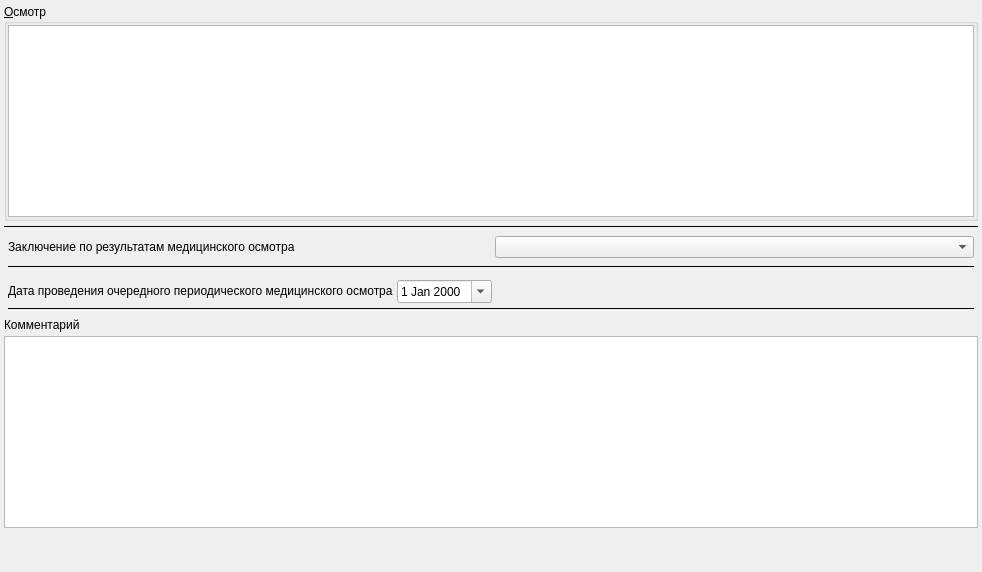
          <widget class="QWidget" name="tabResult">
           <attribute name="title">
            <string>Заключение</string>
           </attribute>
           <layout class="QGridLayout" name="gridLayout_7">
            <property name="margin">
             <number>4</number>
            </property>
            <property name="spacing">
             <number>4</number>
            </property>
            <item row="0" column="0">
             <widget class="QGroupBox" name="grpInspectionsResult">
              <property name="title">
               <string>&amp;Осмотр</string>
              </property>
              <layout class="QVBoxLayout" name="_5">
               <property name="spacing">
                <number>1</number>
               </property>
               <property name="margin">
                <number>1</number>
               </property>
               <item>
                <widget class="CInspectionsResultInDocTableView" name="tblInspectionsResult"/>
               </item>
              </layout>
             </widget>
            </item>
            <item row="8" column="0">
             <spacer name="verticalSpacer_2">
              <property name="orientation">
               <enum>Qt::Vertical</enum>
              </property>
              <property name="sizeHint" stdset="0">
               <size>
                <width>20</width>
                <height>40</height>
               </size>
              </property>
             </spacer>
            </item>
            <item row="2" column="0">
             <layout class="QGridLayout" name="gridLayout">
              <property name="margin">
               <number>4</number>
              </property>
              <property name="spacing">
               <number>7</number>
              </property>
              <item row="0" column="0">
               <widget class="QLabel" name="lblInfoResult">
                <property name="sizePolicy">
                 <sizepolicy hsizetype="Preferred" vsizetype="Fixed">
                  <horstretch>0</horstretch>
                  <verstretch>0</verstretch>
                 </sizepolicy>
                </property>
                <property name="text">
                 <string>Заключение по результатам медицинского осмотра</string>
                </property>
               </widget>
              </item>
              <item row="0" column="1">
               <widget class="CStrComboBox" name="cmbInfoResult"/>
              </item>
              <item row="1" column="0" colspan="2">
               <widget class="Line" name="line_16">
                <property name="frameShadow">
                 <enum>QFrame::Plain</enum>
                </property>
                <property name="orientation">
                 <enum>Qt::Horizontal</enum>
                </property>
               </widget>
              </item>
             </layout>
            </item>
            <item row="5" column="0">
             <layout class="QGridLayout" name="gridLayout_15">
              <property name="margin">
               <number>4</number>
              </property>
              <item row="0" column="0">
               <widget class="QLabel" name="lblVisitDateNextResult">
                <property name="sizePolicy">
                 <sizepolicy hsizetype="Preferred" vsizetype="Fixed">
                  <horstretch>0</horstretch>
                  <verstretch>0</verstretch>
                 </sizepolicy>
                </property>
                <property name="text">
                 <string>Дата проведения очередного периодического медицинского осмотра</string>
                </property>
               </widget>
              </item>
              <item row="0" column="1">
               <widget class="CDateEdit" name="edtVisitDateNextResult">
                <property name="calendarPopup">
                 <bool>true</bool>
                </property>
               </widget>
              </item>
              <item row="0" column="2">
               <spacer name="horizontalSpacer_2">
                <property name="orientation">
                 <enum>Qt::Horizontal</enum>
                </property>
                <property name="sizeHint" stdset="0">
                 <size>
                  <width>478</width>
                  <height>20</height>
                 </size>
                </property>
               </spacer>
              </item>
              <item row="1" column="0" colspan="3">
               <widget class="Line" name="line_20">
                <property name="frameShadow">
                 <enum>QFrame::Plain</enum>
                </property>
                <property name="orientation">
                 <enum>Qt::Horizontal</enum>
                </property>
               </widget>
              </item>
             </layout>
            </item>
            <item row="6" column="0">
             <widget class="QLabel" name="lblCommentResult">
              <property name="text">
               <string>Комментарий</string>
              </property>
             </widget>
            </item>
            <item row="7" column="0">
             <widget class="QTextEdit" name="edtCommentResult"/>
            </item>
            <item row="1" column="0">
             <widget class="Line" name="line_4">
              <property name="frameShadow">
               <enum>QFrame::Plain</enum>
              </property>
              <property name="lineWidth">
               <number>1</number>
              </property>
              <property name="orientation">
               <enum>Qt::Horizontal</enum>
              </property>
             </widget>
            </item>
           </layout>
          </widget>
